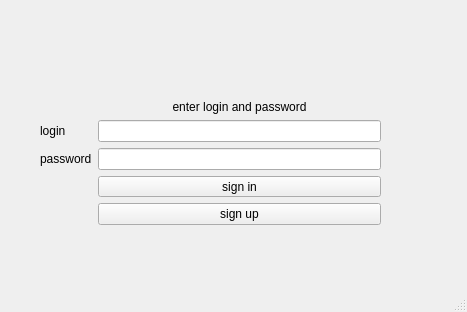
<?xml version="1.0" encoding="UTF-8"?>
<ui version="4.0">
 <class>MainWindow</class>
 <widget class="QMainWindow" name="MainWindow">
  <property name="geometry">
   <rect>
    <x>0</x>
    <y>0</y>
    <width>467</width>
    <height>312</height>
   </rect>
  </property>
  <property name="windowTitle">
   <string>MainWindow</string>
  </property>
  <widget class="QWidget" name="centralwidget">
   <widget class="QWidget" name="gridLayoutWidget">
    <property name="geometry">
     <rect>
      <x>40</x>
      <y>100</y>
      <width>341</width>
      <height>125</height>
     </rect>
    </property>
    <layout class="QGridLayout" name="gridLayout">
     <item row="2" column="0">
      <widget class="QLabel" name="label_3">
       <property name="text">
        <string>password</string>
       </property>
      </widget>
     </item>
     <item row="0" column="1">
      <widget class="QLabel" name="label">
       <property name="text">
        <string>enter login and password</string>
       </property>
       <property name="alignment">
        <set>Qt::AlignCenter</set>
       </property>
       <property name="wordWrap">
        <bool>false</bool>
       </property>
      </widget>
     </item>
     <item row="1" column="0">
      <widget class="QLabel" name="label_2">
       <property name="text">
        <string>login</string>
       </property>
      </widget>
     </item>
     <item row="2" column="1">
      <widget class="QLineEdit" name="pass_line"/>
     </item>
     <item row="1" column="1">
      <widget class="QLineEdit" name="log_line"/>
     </item>
     <item row="3" column="1">
      <widget class="QPushButton" name="signin_but">
       <property name="text">
        <string>sign in</string>
       </property>
      </widget>
     </item>
     <item row="4" column="1">
      <widget class="QPushButton" name="signup_but">
       <property name="text">
        <string>sign up</string>
       </property>
      </widget>
     </item>
    </layout>
   </widget>
  </widget>
  <widget class="QMenuBar" name="menubar">
   <property name="geometry">
    <rect>
     <x>0</x>
     <y>0</y>
     <width>467</width>
     <height>21</height>
    </rect>
   </property>
  </widget>
  <widget class="QStatusBar" name="statusbar"/>
 </widget>
 <resources/>
 <connections/>
</ui>
